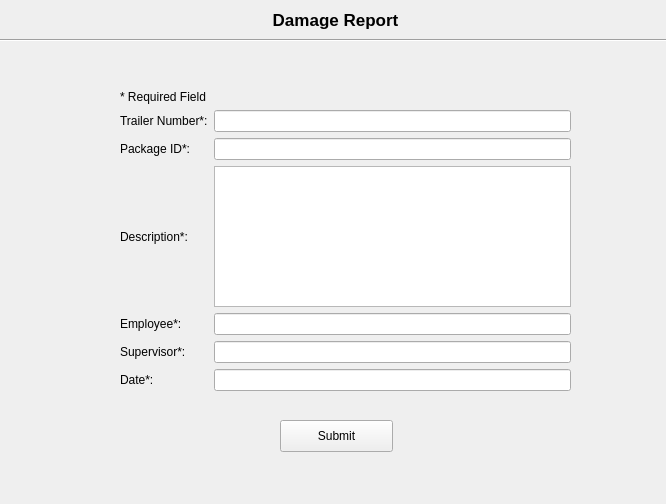
<?xml version="1.0" encoding="UTF-8"?>
<ui version="4.0">
 <class>DamageReport</class>
 <widget class="QWidget" name="DamageReport">
  <property name="geometry">
   <rect>
    <x>0</x>
    <y>0</y>
    <width>666</width>
    <height>504</height>
   </rect>
  </property>
  <property name="windowTitle">
   <string>Form</string>
  </property>
  <widget class="QLabel" name="label">
   <property name="geometry">
    <rect>
     <x>10</x>
     <y>10</y>
     <width>651</width>
     <height>20</height>
    </rect>
   </property>
   <property name="font">
    <font>
     <pointsize>13</pointsize>
     <weight>75</weight>
     <bold>true</bold>
    </font>
   </property>
   <property name="text">
    <string>Damage Report</string>
   </property>
   <property name="alignment">
    <set>Qt::AlignCenter</set>
   </property>
  </widget>
  <widget class="Line" name="line">
   <property name="geometry">
    <rect>
     <x>-10</x>
     <y>30</y>
     <width>681</width>
     <height>20</height>
    </rect>
   </property>
   <property name="orientation">
    <enum>Qt::Horizontal</enum>
   </property>
  </widget>
  <widget class="QWidget" name="gridLayoutWidget">
   <property name="geometry">
    <rect>
     <x>120</x>
     <y>90</y>
     <width>451</width>
     <height>301</height>
    </rect>
   </property>
   <layout class="QGridLayout" name="gridLayout">
    <item row="5" column="0">
     <widget class="QLabel" name="label_7">
      <property name="text">
       <string>Supervisor*:</string>
      </property>
     </widget>
    </item>
    <item row="0" column="0">
     <widget class="QLabel" name="label_2">
      <property name="text">
       <string>* Required Field</string>
      </property>
     </widget>
    </item>
    <item row="2" column="0">
     <widget class="QLabel" name="label_4">
      <property name="text">
       <string>Package ID*:</string>
      </property>
     </widget>
    </item>
    <item row="3" column="0">
     <widget class="QLabel" name="label_5">
      <property name="text">
       <string>Description*:</string>
      </property>
     </widget>
    </item>
    <item row="4" column="0">
     <widget class="QLabel" name="label_6">
      <property name="text">
       <string>Employee*:</string>
      </property>
     </widget>
    </item>
    <item row="1" column="1">
     <widget class="QLineEdit" name="trailerNumText"/>
    </item>
    <item row="3" column="1">
     <widget class="QTextEdit" name="descriptionText"/>
    </item>
    <item row="1" column="0">
     <widget class="QLabel" name="label_3">
      <property name="text">
       <string>Trailer Number*:</string>
      </property>
     </widget>
    </item>
    <item row="2" column="1">
     <widget class="QLineEdit" name="packageIDText"/>
    </item>
    <item row="6" column="0">
     <widget class="QLabel" name="label_8">
      <property name="text">
       <string>Date*:</string>
      </property>
     </widget>
    </item>
    <item row="4" column="1">
     <widget class="QLineEdit" name="employeeText"/>
    </item>
    <item row="5" column="1">
     <widget class="QLineEdit" name="supervisorText"/>
    </item>
    <item row="6" column="1">
     <widget class="QLineEdit" name="dateText"/>
    </item>
   </layout>
  </widget>
  <widget class="QPushButton" name="submitButton">
   <property name="geometry">
    <rect>
     <x>280</x>
     <y>420</y>
     <width>113</width>
     <height>32</height>
    </rect>
   </property>
   <property name="text">
    <string>Submit</string>
   </property>
  </widget>
 </widget>
 <tabstops>
  <tabstop>trailerNumText</tabstop>
  <tabstop>packageIDText</tabstop>
  <tabstop>descriptionText</tabstop>
  <tabstop>employeeText</tabstop>
  <tabstop>supervisorText</tabstop>
  <tabstop>dateText</tabstop>
  <tabstop>submitButton</tabstop>
 </tabstops>
 <resources/>
 <connections/>
</ui>
